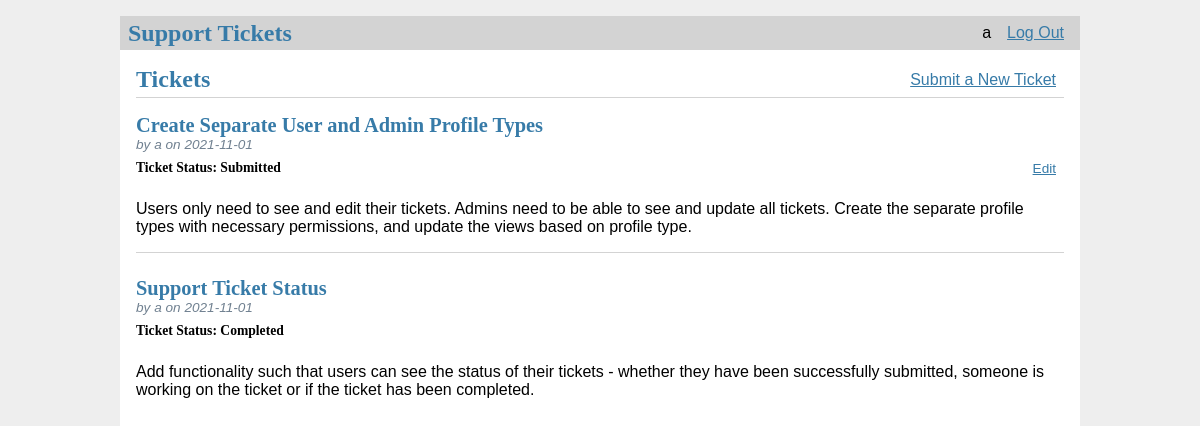
Screenshot of / (signed in) with the database file from the repository.
### tables this page shows
CREATE TABLE user (
  id INTEGER PRIMARY KEY AUTOINCREMENT,
  username TEXT UNIQUE NOT NULL,
  password TEXT NOT NULL
);

CREATE TABLE post (
  id INTEGER PRIMARY KEY AUTOINCREMENT,
  author_id INTEGER NOT NULL,
  created TIMESTAMP NOT NULL DEFAULT CURRENT_TIMESTAMP,
  title TEXT NOT NULL,
  body TEXT NOT NULL,
  ticket_status TEXT NOT NULL DEFAULT "Submitted",
  FOREIGN KEY (author_id) REFERENCES user (id)  
);

### TicketTracker/ticketLog.py (the view)
@bp.route('/')
def index():
    db = get_db()
    posts = db.execute(
        'SELECT p.id, title, body, ticket_status,created, author_id, username'
        ' FROM post p JOIN user u ON p.author_id = u.id'
        ' ORDER BY created DESC'
    ).fetchall()
    return render_template('ticketLog/index.html', posts=posts)

### TicketTracker/auth.py (called while the page is built)
@bp.before_app_request
def load_logged_in_user():
    user_id = session.get('user_id')
    if user_id is None:
        g.user = None
    else:
        g.user = get_db().execute(
            'SELECT * FROM user WHERE id = ?', (user_id,)
        ).fetchone()

### TicketTracker/db.py (called while the page is built)
def get_db():
    if 'db' not in g:
        g.db = sqlite3.connect(
            current_app.config['DATABASE'],
            detect_types=sqlite3.PARSE_DECLTYPES
        )
        g.db.row_factory = sqlite3.Row
    return g.db

### TicketTracker/templates/ticketLog/index.html
{% extends 'base.html' %}
{% block header %}
  <h1>{% block title %}Tickets{% endblock %}</h1>
  {% if g.user %}
    <a class="action" href="{{ url_for('ticketLog.create') }}">Submit a New Ticket</a>
  {% endif %}
{% endblock %}
{% block content %}
  {% for post in posts %}
    <article class="post">
      <header>
        <div>
          <h1>{{ post['title'] }}</h1>
          <div class="about">by {{ post['username'] }} on {{ post['created'].strftime('%Y-%m-%d') }}</div>
          <h2>Ticket Status: {{post['ticket_status']}}</h2>
        </div>
        {% if (g.user['id'] == post['author_id']) and (post['ticket_status'] != "Completed") %}
          <a class="action" href="{{ url_for('ticketLog.update', id=post['id']) }}">Edit</a>
        {% endif %}
      </header>
      <p class="body">{{ post['body'] }}</p>
    </article>
    {% if not loop.last %}
      <hr>
    {% endif %}
  {% endfor %}
{% endblock %}

### TicketTracker/templates/base.html (shortened to what this page needs)
<!doctype html>
<link rel="stylesheet" href="{{ url_for('static', filename='style.css') }}">
<nav>
  <h1>Support Tickets</h1>
  <ul>
    {% if g.user %}
      <li><span>{{ g.user['username'] }}</span>
      <li><a href="{{ url_for('auth.logout') }}">Log Out</a>
    {% else %}
      <li><a href="{{ url_for('auth.register') }}">Register</a>
      <li><a href="{{ url_for('auth.login') }}">Log In</a>
    {% endif %}
  </ul>
</nav>
<section class="content">
  <header>
    {% block header %}{% endblock %}
  </header>
  {% block content %}{% endblock %}
</section>

### TicketTracker/static/style.css (style rules this page uses)
h1 { font-family: serif; color: #377ba8; margin: 1rem 0; }
h2 { font-family: serif; color: #000000; margin: 0.5rem 0; font-size: 1em }
a { color: #377ba8; }
hr { border: none; border-top: 1px solid lightgray; }
nav { background: lightgray; display: flex; align-items: center; padding: 0 0.5rem; }
nav h1 { flex: auto; margin: 0; }
nav ul { display: flex; list-style: none; margin: 0; padding: 0; }
nav ul li a, nav ul li span, header .action { display: block; padding: 0.5rem; }
.content { padding: 0 1rem 1rem; }
.content > header { border-bottom: 1px solid lightgray; display: flex; align-items: flex-end; }
.content > header h1 { flex: auto; margin: 1rem 0 0.25rem 0; }
.post > header { display: flex; align-items: flex-end; font-size: 0.85em; }
.post > header > div:first-of-type { flex: auto; }
.post > header h1 { font-size: 1.5em; margin-bottom: 0; }
.post .about { color: slategray; font-style: italic; }
.post .body { white-space: pre-line; }
.content:last-child { margin-bottom: 0; }

### rows the page displays
user: user.username "a"
post: title "Create Separate User and Admin Profile Types", username "a", created "2021-11-01", ticket_status "Submitted", body "Users only need to see and edit their tickets. Admins need to be able to see and update all tickets. Create the separate profile types with necessary permissions, and update the views based on profile type."
post: title "Support Ticket Status", username "a", created "2021-11-01", ticket_status "Completed", body "Add functionality such that users can see the status of their tickets - whether they have been successfully submitted, someone is working on the ticket or if the ticket has been completed."
